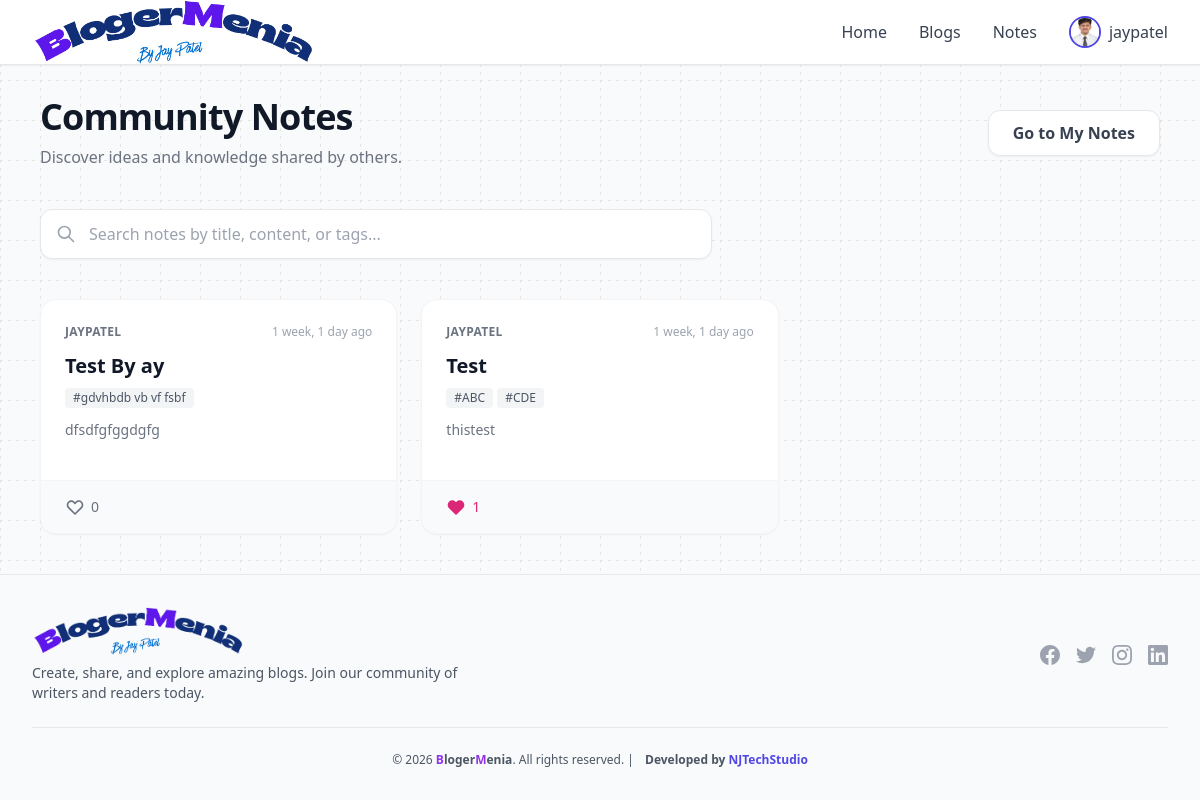
The app's page /notes/ (signed in) with its own data.
### blogs/models.py (models this page shows, shortened)
class User(AbstractUser):
    profile_image = models.ImageField(upload_to='profile_images/', null=True, blank=True)
    headline = models.CharField(max_length=255, null=True, blank=True, help_text="A short professional headline")
    bio = models.TextField(null=True, blank=True, help_text="Bio or about section")
    def get_display_name(self):
        if self.first_name or self.last_name:
            return f"{self.first_name} {self.last_name}".strip()
        return self.username or self.email.split('@')[0]
    class Meta:
        verbose_name = "User"
        verbose_name_plural = "Users"

### notes/models.py (models this page shows, shortened)
class Note(models.Model):
    user = models.ForeignKey(settings.AUTH_USER_MODEL, on_delete=models.CASCADE, related_name='notes')
    title = models.CharField(max_length=200)
    content = models.TextField()
    tags = models.CharField(max_length=500, blank=True, help_text="Comma-separated tags")
    likes = models.ManyToManyField(settings.AUTH_USER_MODEL, related_name='liked_notes', blank=True)
    is_public = models.BooleanField(default=True)
    created_at = models.DateTimeField(auto_now_add=True)
    updated_at = models.DateTimeField(auto_now=True)
    @property
    def total_likes(self):
        return self.likes.count()
    def get_tags_list(self):
        if not self.tags:
            return []
        return [tag.strip() for tag in self.tags.split(',') if tag.strip()]

### notes/views.py (the view)
# urls.py: path('', views.NoteFeedView.as_view(), name='note_feed'),
class NoteFeedView(ListView):
    model = Note
    template_name = 'notes/note_feed.html'
    context_object_name = 'notes'
    paginate_by = 9
    def get_queryset(self):
        queryset = Note.objects.filter(is_public=True).order_by('-created_at')
        search_query = self.request.GET.get('q')
        if search_query:
            queryset = queryset.filter(
                Q(title__icontains=search_query) |
                Q(content__icontains=search_query) |
                Q(tags__icontains=search_query)
            )
        return queryset
    def get_context_data(self, **kwargs):
        context = super().get_context_data(**kwargs)
        return context

### notes/templates/notes/note_feed.html (shortened to what this page needs)
{% extends 'base.html' %}
{% block content %}
<div class="container mx-auto px-4 py-8 max-w-6xl">
    <div class="flex flex-col md:flex-row justify-between items-center mb-10 gap-4">
        <div>
            <h1 class="text-4xl font-extrabold text-gray-900 tracking-tight">Community Notes</h1>
            <p class="text-gray-500 mt-2">Discover ideas and knowledge shared by others.</p>
        </div>
        {% if user.is_authenticated %}
        <a href="{% url 'my_note_list' %}"
            class="bg-white hover:bg-gray-50 text-gray-700 font-semibold py-2.5 px-6 rounded-xl border border-gray-200 shadow-sm transition-all hover:border-indigo-300 hover:text-indigo-600">
            Go to My Notes
        </a>
        {% else %}
        <a href="{% url 'account_login' %}?next={% url 'my_note_list' %}"
            class="bg-indigo-600 hover:bg-indigo-700 text-white font-semibold py-2.5 px-6 rounded-xl shadow-lg transition-all hover:shadow-indigo-500/30">
            Login to Create Notes
        </a>
        {% endif %}
    </div>
    <div class="mb-10 max-w-2xl">
        <form method="GET" action="" class="relative">
            <input type="text" name="q" value="{{ request.GET.q|default:'' }}"
                placeholder="Search notes by title, content, or tags..."
                class="w-full pl-12 pr-4 py-3 rounded-xl border border-gray-200 focus:border-indigo-500 focus:ring-2 focus:ring-indigo-200 focus:outline-none transition-all shadow-sm text-gray-700">
            <div class="absolute inset-y-0 left-0 pl-4 flex items-center pointer-events-none">
            </div>
        </form>
    </div>
    <div class="grid grid-cols-1 md:grid-cols-2 lg:grid-cols-3 gap-6">
        {% for note in notes %}
        <div class="bg-white rounded-2xl shadow-sm border border-gray-100 flex flex-col group relative h-full cursor-pointer"
            onclick="window.location='{% url 'note_detail' pk=note.pk %}'">
            <div class="p-6 flex-1 flex flex-col">
                <div class="flex justify-between items-start mb-3">
                    <span class="text-xs font-semibold text-gray-500 uppercase tracking-wide">
                        {{ note.user.username }}
                    </span>
                    <span class="text-xs text-gray-400">{{ note.created_at|timesince }} ago</span>
                </div>
                <h2 class="text-xl font-bold text-gray-900 mb-2 line-clamp-2 group-hover:text-indigo-600">
                    {{ note.title }}
                </h2>
                {% if note.tags %}
                <div class="flex flex-wrap gap-1 mb-3">
                    {% for tag in note.get_tags_list|slice:":3" %}
                    <span
                        class="inline-flex items-center px-2 py-0.5 rounded text-xs font-medium bg-gray-100 text-gray-600">
                        #{{ tag }}
                    </span>
                    {% endfor %}
                </div>
                {% endif %}
                <div class="text-gray-500 text-sm line-clamp-3 mb-4">
                    {{ note.content|striptags }}
                </div>
            </div>
            <div
                class="px-6 py-4 bg-gray-50 border-t border-gray-100 flex justify-between items-center rounded-b-2xl mt-auto">
                {% if user.is_authenticated %}
                <form action="{% url 'like_note' pk=note.pk %}" method="POST" class="flex items-center"
                    onclick="event.stopPropagation();">
                    <button type="submit"
                        class="flex items-center gap-1.5 text-gray-500 hover:text-pink-600 transition-colors group/btn">
                        <svg xmlns="http://www.w3.org/2000/svg"
                            class="h-5 w-5 {% if request.user in note.likes.all %}text-pink-600 fill-current{% else %}group-hover/btn:scale-110 transition-transform{% endif %}"
                            fill="none" viewBox="0 0 24 24" stroke="currentColor">
                            <path stroke-linecap="round" stroke-linejoin="round" stroke-width="2"
                                d="M4.318 6.318a4.5 4.5 0 000 6.364L12 20.364l7.682-7.682a4.5 4.5 0 00-6.364-6.364L12 7.636l-1.318-1.318a4.5 4.5 0 00-6.364 0z" />
                        </svg>
                        <span
                            class="font-medium text-sm {% if request.user in note.likes.all %}text-pink-600{% endif %}">
                            {{ note.total_likes }}
                        </span>
                    </button>
                </form>
                {% endif %}
            </div>
        </div>
        {% endfor %}
    </div>
</div>
{% endblock %}

### templates/includes/header.html (shortened to what this page needs)
{% load static %}
<nav class="bg-white border-b border-gray-200 sticky top-0 z-50 shadow-sm">
  <div class="max-w-7xl mx-auto px-4 sm:px-6 lg:px-8">
    <div class="flex justify-between items-center h-16">
      <a href="{% url 'home' %}" class="flex items-center gap-2">
        <img src="{% static 'images/logo.png' %}" alt="BlogerMenia Logo" class="h-16 w-auto">
      </a>
      <div class="hidden md:flex items-center space-x-8">
        <a href="{% url 'home' %}"
          class="transition-colors font-medium {% if request.path == '/' %}text-indigo-600 font-semibold{% else %}text-gray-700 hover:text-indigo-600{% endif %}">
          Home
        </a>
        <a href="{% url 'blogs-list' %}" class="text-gray-700 hover:text-indigo-600 transition-colors font-medium">
          Blogs
        </a>
        <a href="{% url 'note_feed' %}" class="text-gray-700 hover:text-indigo-600 transition-colors font-medium">
          Notes
        </a>
        {% if user.is_authenticated %}
        <div class="relative group">
          <button class="flex items-center gap-2 text-gray-700 hover:text-indigo-600 transition-colors font-medium">
            {% if user.profile_image %}
            <img src="{{ user.profile_image.url }}" alt="{{ user.get_display_name }}"
              class="w-8 h-8 rounded-full object-cover border-2 border-indigo-600">
            {% endif %}
            <span>{{ user.get_display_name }}</span>
          </button>
        </div>
        {% endif %}
      </div>
    </div>
  </div>
</nav>

### templates/base.html (style rules this page uses)
body { position: relative; }
body::before { content: ''; position: fixed; top: 0; left: 0; right: 0; bottom: 0; z-index: 0; pointer-events: none; background-image: linear-gradient(to right, #e7e5e4 1px, transparent 1px), linear-gradient(to bottom, #e7e5e4 1px, transparent 1px); background-size: 20px 20px; background-position: 0 0, 0 0; -webkit-mask-image: repeating-linear-gradient( to right, black 0px, black 3px, transparent 3px, transparent 8px ), repeating-linear-gradient( to bottom, black 0px, black 3px, transparent 3px, transparent 8px ); mask-image: repeating-linear-gradient( to right, black 0px, black 3px, transparent 3px, transparent 8px ), repeating-linear-gradient( to bottom, black 0px, black 3px, transparent 3px, transparent 8px ); -webkit-mask-composite: source-in; mask-composite: intersect; }
body > * { position: relative; z-index: 1; }

### records on screen
User: profile_image (picture), get_display_name "jaypatel"
Note: user.username "JAYPATEL", created_at "1 week, 1 day", title "Test By ay", get_tags_list "gdvhbdb vb vf fsbf", content "dfsdfgfggdgfg", total_likes "0"
Note: user.username "JAYPATEL", created_at "1 week, 1 day", title "Test", get_tags_list "ABC" "CDE", content "thistest", total_likes "1"
